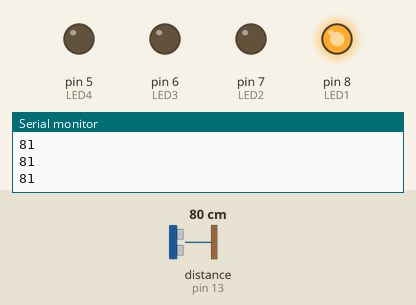
Recording of a sketch running on a simulated Arduino Uno, built with avr-gcc and run on an emulated ATmega328P. Shown: output pins drawn as LEDs (lit = HIGH), the last lines printed to the serial monitor. Wiring (inferred from the names in the program): ultrasonic range finder: trigger pin 12; echo pin 13. The inputs (shaded band) are chosen by the test bench; at power-on: distance to the obstacle (sensor on pin 13) 80 cm. The echo pulse lasts 58.3 µs per cm; pins used as bus, display or sensor lines are not drawn.

Above: at 1.2 s.
1.3 s: distance to the obstacle (sensor on pin 13) set to 21 cm
2.8 s: distance to the obstacle (sensor on pin 13) set to 17 cm
At 3.6 s:
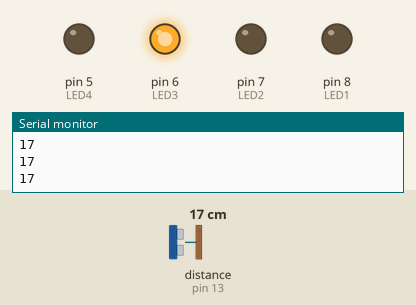
4.3 s: distance to the obstacle (sensor on pin 13) set to 12 cm
5.8 s: distance to the obstacle (sensor on pin 13) set to 9 cm
At 7.0 s:
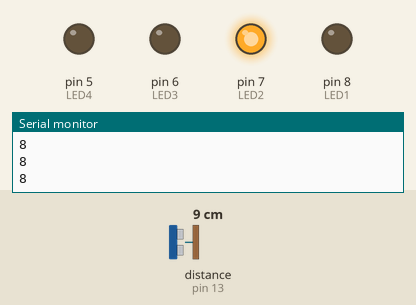
7.3 s: distance to the obstacle (sensor on pin 13) set to 18 cm
At 8.3 s:
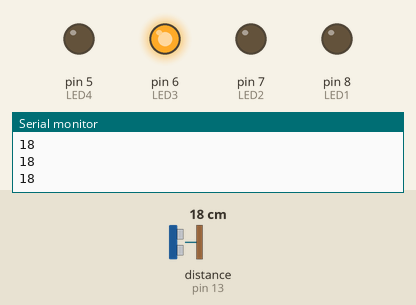
8.8 s: distance to the obstacle (sensor on pin 13) set to 2 cm
At 10.2 s:
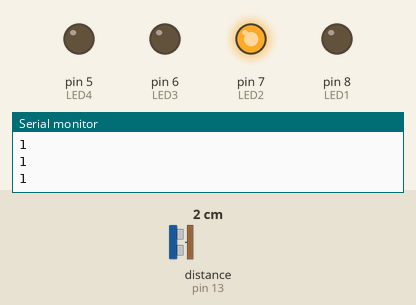
Timing chart, 0 to 11.3 s (numbered marks = the images above; inputs shaded):
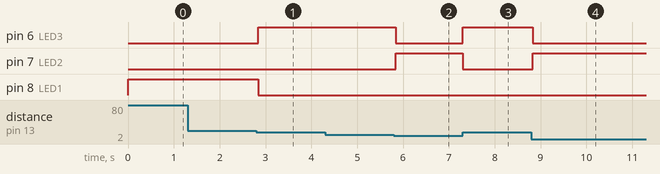

Measured:
- the behaviour switches between 20 and 19 cm on distance to the obstacle (sensor on pin 13) (found by bisection; images 0 and 1)
- the behaviour switches between 11 and 10 cm on distance to the obstacle (sensor on pin 13) (found by bisection; images 1 and 2)
- after the input at 2.8 s, pin 6 (LED3): LOW → HIGH at once; pin 8 (LED1): HIGH → LOW at once
- after the input at 5.8 s, pin 6 (LED3): HIGH → LOW at once; pin 7 (LED2): LOW → HIGH at once
- after the input at 7.3 s, pin 6 (LED3): LOW → HIGH at once; pin 7 (LED2): HIGH → LOW at once
- after the input at 8.8 s, pin 6 (LED3): HIGH → LOW at once; pin 7 (LED2): LOW → HIGH at once

The sketch:

ultrasonic.ino
```cpp
const int echo = 13;
const int trig = 12;

int duration = 0;
int distance = 0;

int LED1 = 8;
int LED2 = 7;
int LED3 = 6;
int LED4 = 5;

void setup() {
  pinMode(trig, OUTPUT);
  pinMode(echo, INPUT);

  pinMode(LED1, OUTPUT);
  pinMode(LED2, OUTPUT);
  pinMode(LED3, OUTPUT);
  pinMode(LED4, OUTPUT);

  Serial.begin(1000);
}

void loop() {
  digitalWrite(trig, HIGH);
  delayMicroseconds(10);
  digitalWrite(trig, LOW);

  duration = pulseIn(echo, HIGH);
  distance = (duration/2) / 28.5;

  if(distance >= 20) {
    digitalWrite(LED1, HIGH);
  } else {
    digitalWrite(LED1, LOW);
  }

  if(distance < 10) {
    digitalWrite(LED2, HIGH);
  } else {
    digitalWrite(LED2, LOW);
  }

  if(distance < 20 && distance >= 10) {
    digitalWrite(LED3, HIGH);
  } else {
    digitalWrite(LED3, LOW);
  }

  Serial.println(distance);
}
```
